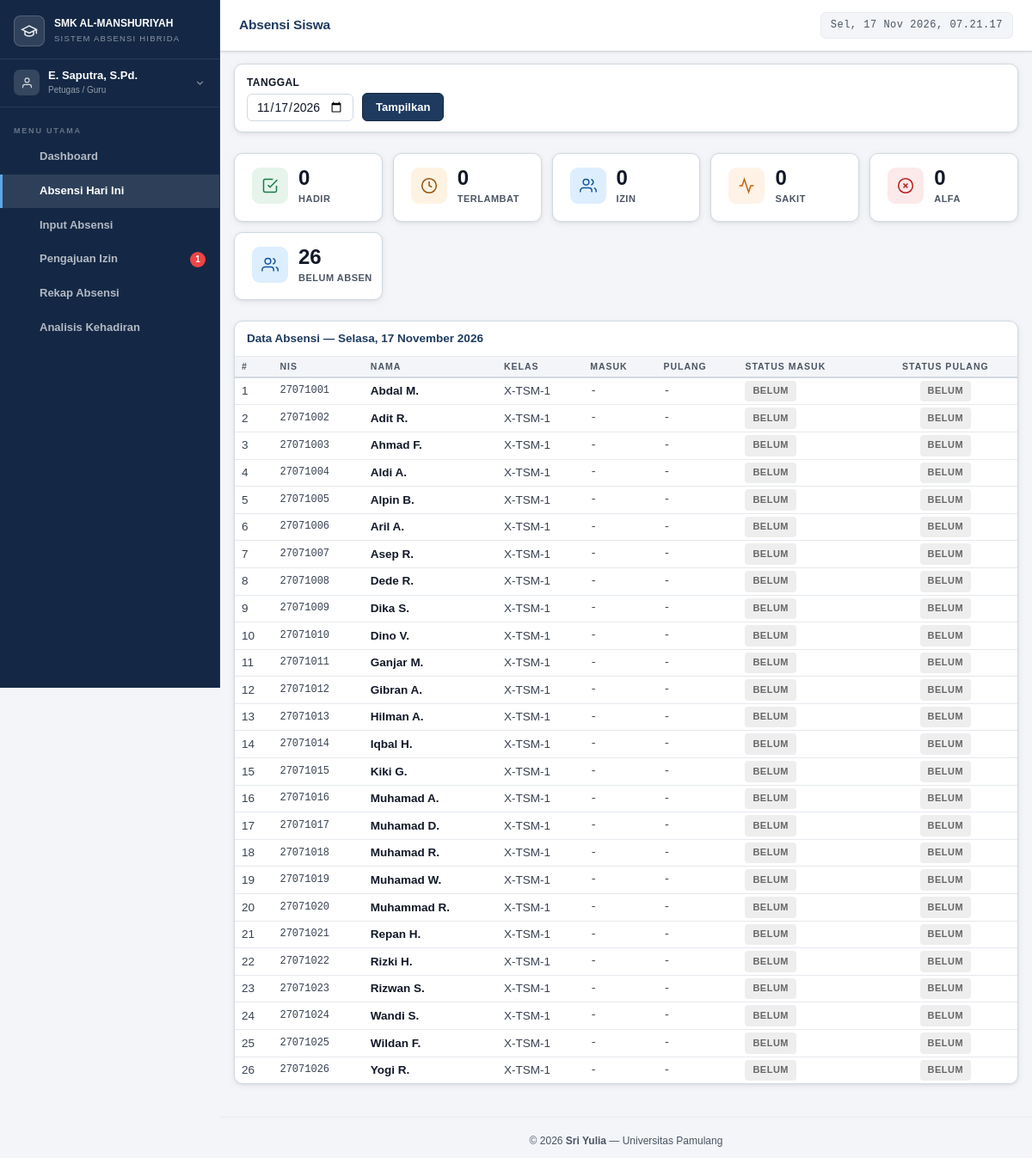
/petugas/absensi.php (signed in), run on the app's committed database.
### tables this page shows
CREATE TABLE `siswa` (
  `id` int(11) NOT NULL,
  `user_id` int(11) NOT NULL,
  `nis` varchar(20) NOT NULL,
  `nisn` varchar(20) DEFAULT NULL,
  `kelas_id` int(11) DEFAULT NULL,
  `nama_orang_tua` varchar(100) DEFAULT NULL,
  `no_hp_ortu` varchar(20) DEFAULT NULL,
  `alamat` text DEFAULT NULL,
  `tanggal_lahir` date DEFAULT NULL,
  `jenis_kelamin` enum('L','P') DEFAULT NULL,
  `created_at` timestamp NOT NULL DEFAULT current_timestamp(),
  `foto` varchar(255) DEFAULT NULL
);

CREATE TABLE `users` (
  `id` int(11) NOT NULL,
  `nama` varchar(100) NOT NULL,
  `email` varchar(100) NOT NULL,
  `password` varchar(255) NOT NULL,
  `role` enum('admin','petugas','siswa') NOT NULL,
  `no_hp` varchar(20) DEFAULT NULL,
  `kelas_id` int(11) DEFAULT NULL,
  `foto` varchar(255) DEFAULT NULL,
  `status` enum('aktif','nonaktif') DEFAULT 'aktif',
  `alasan_nonaktif` enum('lulus','keluar') DEFAULT NULL COMMENT 'lulus = masih bisa login, tidak bisa absen; keluar = tidak bisa login',
  `keterangan_nonaktif` varchar(255) DEFAULT NULL COMMENT 'Keterangan tambahan dari admin',
  `created_at` timestamp NOT NULL DEFAULT current_timestamp(),
  `updated_at` timestamp NOT NULL DEFAULT current_timestamp() ON UPDATE current_timestamp(),
  `must_change_password` tinyint(1) DEFAULT 1,
  `last_login` datetime DEFAULT NULL
);

CREATE TABLE `kelas` (
  `id` int(11) NOT NULL,
  `nama_kelas` varchar(20) NOT NULL,
  `jurusan` varchar(100) DEFAULT NULL,
  `tingkat` enum('X','XI','XII') NOT NULL,
  `wali_kelas_id` int(11) DEFAULT NULL,
  `created_at` timestamp NOT NULL DEFAULT current_timestamp()
);

### includes/config.php (called while the page is built, shortened)
<?php
require_once __DIR__ . '/functions.php';
function formatTanggal($tanggal)
{
    $hari = [
        'Minggu',
        'Senin',
        'Selasa',
        'Rabu',
        'Kamis',
        'Jumat',
        'Sabtu'
    ];
    $bulan = [
        '',
        'Januari',
        'Februari',
        'Maret',
        'April',
        'Mei',
        'Juni',
        'Juli',
        'Agustus',
        'September',
        'Oktober',
        'November',
        'Desember'
    ];
    $ts = strtotime($tanggal);
    return
        $hari[(int)date('w', $ts)] . ', ' .
        date('d', $ts) . ' ' .
        $bulan[(int)date('m', $ts)] . ' ' .
        date('Y', $ts);
}

### includes/functions.php (called while the page is built, shortened)
<?php
require_once __DIR__ . '/config.php';
function getPetugasKelasId(): int {
    if (isset($_SESSION['role']) && $_SESSION['role'] === 'petugas') {
        return (int)($_SESSION['kelas_id'] ?? 0);
    }
    return 0;
}

### petugas/absensi.php (the view, shortened to what this page needs)
<?php
require_once '../includes/config.php';
$today = date('Y-m-d');
$petugasKelasId = getPetugasKelasId();
if ($petugasKelasId) {
    $kelasFilter = $petugasKelasId;
} else {
    $kelasFilter = -1;
    $kelasList   = [];
}
$tglFilter   = $_GET['tanggal'] ?? $today;
$params = [$tglFilter];
$kelasWhere = '';
if ($kelasFilter) { $kelasWhere = 'AND s.kelas_id = ?'; $params[] = $kelasFilter; }
$stmtAbsen = $pdo->prepare("
    SELECT u.nama, k.nama_kelas, a.*, s.nis
    FROM siswa s
    JOIN users u ON s.user_id = u.id
    LEFT JOIN kelas k ON s.kelas_id = k.id
    LEFT JOIN absensi a ON s.id = a.siswa_id AND a.tanggal = ?
    WHERE u.status = 'aktif' $kelasWhere
    ORDER BY k.nama_kelas, u.nama
");
$stmtAbsen->execute($params);
$absensi = $stmtAbsen->fetchAll();
$stat = ['hadir'=>0,'terlambat'=>0,'izin'=>0,'sakit'=>0,'alfa'=>0,'belum'=>0];
foreach ($absensi as $a) {
    $s = $a['status_masuk'] ?? 'belum';
    if (isset($stat[$s])) $stat[$s]++;
    else $stat['belum']++;
}
require_once '../includes/header.php';
?>
<div class="card mb-3">
  <div class="card-body">
    <form method="GET" style="display:flex;gap:10px;flex-wrap:wrap;align-items:flex-end">
      <div class="form-group" style="margin-bottom:0">
        <label class="form-label">Tanggal</label>
        <input type="date" name="tanggal" class="form-control" value="<?=$tglFilter?>" max="<?=$today?>">
      </div>
      <button type="submit" class="btn btn-primary">Tampilkan</button>
    </form>
  </div>
</div>
<div class="stats-grid mb-3">
  <div class="stat-card"><div class="stat-icon green"><svg viewBox="0 0 24 24" fill="none" stroke="#1a7a45" stroke-width="1.8"><path d="M9 11l3 3L22 4"/><path d="M21 12v7a2 2 0 01-2 2H5a2 2 0 01-2-2V5a2 2 0 012-2h11"/></svg></div><div><div class="stat-value"><?=$stat['hadir']?></div><div class="stat-label">Hadir</div></div></div>
  <div class="stat-card"><div class="stat-icon yellow"><svg viewBox="0 0 24 24" fill="none" stroke="#92540e" stroke-width="1.8"><circle cx="12" cy="12" r="10"/><polyline points="12 6 12 12 16 14"/></svg></div><div><div class="stat-value"><?=$stat['terlambat']?></div><div class="stat-label">Terlambat</div></div></div>
  <div class="stat-card"><div class="stat-icon blue"><svg viewBox="0 0 24 24" fill="none" stroke="#1555a0" stroke-width="1.8"><path d="M17 21v-2a4 4 0 00-4-4H5a4 4 0 00-4 4v2"/><circle cx="9" cy="7" r="4"/><path d="M23 21v-2a4 4 0 00-3-3.87M16 3.13a4 4 0 010 7.75"/></svg></div><div><div class="stat-value"><?=$stat['izin']?></div><div class="stat-label">Izin</div></div></div>
  <div class="stat-card"><div class="stat-icon orange"><svg viewBox="0 0 24 24" fill="none" stroke="#c2610c" stroke-width="1.8"><path d="M22 12h-4l-3 9L9 3l-3 9H2"/></svg></div><div><div class="stat-value"><?=$stat['sakit']?></div><div class="stat-label">Sakit</div></div></div>
  <div class="stat-card"><div class="stat-icon red"><svg viewBox="0 0 24 24" fill="none" stroke="#b91c1c" stroke-width="1.8"><circle cx="12" cy="12" r="10"/><line x1="15" y1="9" x2="9" y2="15"/><line x1="9" y1="9" x2="15" y2="15"/></svg></div><div><div class="stat-value"><?=$stat['alfa']?></div><div class="stat-label">Alfa</div></div></div>
  <div class="stat-card"><div class="stat-icon blue"><svg viewBox="0 0 24 24" fill="none" stroke="#1555a0" stroke-width="1.8"><path d="M17 21v-2a4 4 0 00-4-4H5a4 4 0 00-4 4v2"/><circle cx="9" cy="7" r="4"/><path d="M23 21v-2a4 4 0 00-3-3.87M16 3.13a4 4 0 010 7.75"/></svg></div><div><div class="stat-value"><?=$stat['belum']?></div><div class="stat-label">Belum Absen</div></div></div>
</div>
<div class="card">
  <div class="card-header">
    <div class="card-title">Data Absensi — <?= formatTanggal($tglFilter) ?></div>
  </div>
  <div class="table-responsive">
    <table>
      <thead>
        <tr><th>#</th><th>NIS</th><th>Nama</th><th>Kelas</th><th>Masuk</th><th>Pulang</th><th>Status Masuk</th><th>Status Pulang</th></tr>
      </thead>
      <tbody>
        <?php if (empty($absensi)): ?>
        <tr><td colspan="8" class="text-center text-muted" style="padding:24px">Tidak ada data</td></tr>
        <?php else: ?>
        <?php foreach ($absensi as $i => $a): ?>
        <tr>
          <td><?=$i+1?></td>
          <td style="font-family:var(--font-mono);font-size:12px"><?=$a['nis']?></td>
          <td><strong><?= htmlspecialchars($a['nama']) ?></strong></td>
          <td><?= $a['nama_kelas']??'-' ?></td>
          <td style="font-family:var(--font-mono);font-size:13px"><?= $a['waktu_masuk']??'-' ?></td>
          <td style="font-family:var(--font-mono);font-size:13px"><?= $a['waktu_pulang']??'-' ?></td>
          <td><?= isset($a['status_masuk']) ? getStatusBadge($a['status_masuk']) : '<span class="badge" style="background:#eee;color:#666">Belum</span>' ?></td>
          <td><?= isset($a['status_pulang']) ? getStatusBadge($a['status_pulang']) : '<span class="badge" style="background:#eee;color:#666">Belum</span>' ?></td>
        </tr>
        <?php endforeach; ?>
        <?php endif; ?>
      </tbody>
    </table>
  </div>
</div>
<?php require_once '../includes/footer.php'; ?>

### data on the page
siswa: nis "27071001", user.nama "Abdal M.", kelas.nama_kelas "X-TSM-1", waktu_masuk "-", waktu_pulang "-"
siswa: nis "27071002", user.nama "Adit R.", kelas.nama_kelas "X-TSM-1", waktu_masuk "-", waktu_pulang "-"
siswa: nis "27071003", user.nama "Ahmad F.", kelas.nama_kelas "X-TSM-1", waktu_masuk "-", waktu_pulang "-"
siswa: nis "27071004", user.nama "Aldi A.", kelas.nama_kelas "X-TSM-1", waktu_masuk "-", waktu_pulang "-"
siswa: nis "27071005", user.nama "Alpin B.", kelas.nama_kelas "X-TSM-1", waktu_masuk "-", waktu_pulang "-"
siswa: nis "27071006", user.nama "Aril A.", kelas.nama_kelas "X-TSM-1", waktu_masuk "-", waktu_pulang "-"
siswa: nis "27071007", user.nama "Asep R.", kelas.nama_kelas "X-TSM-1", waktu_masuk "-", waktu_pulang "-"
siswa: nis "27071008", user.nama "Dede R.", kelas.nama_kelas "X-TSM-1", waktu_masuk "-", waktu_pulang "-"
siswa: nis "27071009", user.nama "Dika S.", kelas.nama_kelas "X-TSM-1", waktu_masuk "-", waktu_pulang "-"
siswa: nis "27071010", user.nama "Dino V.", kelas.nama_kelas "X-TSM-1", waktu_masuk "-", waktu_pulang "-"
siswa: nis "27071011", user.nama "Ganjar M.", kelas.nama_kelas "X-TSM-1", waktu_masuk "-", waktu_pulang "-"
siswa: nis "27071012", user.nama "Gibran A.", kelas.nama_kelas "X-TSM-1", waktu_masuk "-", waktu_pulang "-"
siswa: nis "27071013", user.nama "Hilman A.", kelas.nama_kelas "X-TSM-1", waktu_masuk "-", waktu_pulang "-"
siswa: nis "27071014", user.nama "Iqbal H.", kelas.nama_kelas "X-TSM-1", waktu_masuk "-", waktu_pulang "-"
siswa: nis "27071015", user.nama "Kiki G.", kelas.nama_kelas "X-TSM-1", waktu_masuk "-", waktu_pulang "-"
siswa: nis "27071016", user.nama "Muhamad A.", kelas.nama_kelas "X-TSM-1", waktu_masuk "-", waktu_pulang "-"
siswa: nis "27071017", user.nama "Muhamad D.", kelas.nama_kelas "X-TSM-1", waktu_masuk "-", waktu_pulang "-"
siswa: nis "27071018", user.nama "Muhamad R.", kelas.nama_kelas "X-TSM-1", waktu_masuk "-", waktu_pulang "-"
siswa: nis "27071019", user.nama "Muhamad W.", kelas.nama_kelas "X-TSM-1", waktu_masuk "-", waktu_pulang "-"
siswa: nis "27071020", user.nama "Muhammad R.", kelas.nama_kelas "X-TSM-1", waktu_masuk "-", waktu_pulang "-"
siswa: nis "27071021", user.nama "Repan H.", kelas.nama_kelas "X-TSM-1", waktu_masuk "-", waktu_pulang "-"
siswa: nis "27071022", user.nama "Rizki H.", kelas.nama_kelas "X-TSM-1", waktu_masuk "-", waktu_pulang "-"
siswa: nis "27071023", user.nama "Rizwan S.", kelas.nama_kelas "X-TSM-1", waktu_masuk "-", waktu_pulang "-"
siswa: nis "27071024", user.nama "Wandi S.", kelas.nama_kelas "X-TSM-1", waktu_masuk "-", waktu_pulang "-"
siswa: nis "27071025", user.nama "Wildan F.", kelas.nama_kelas "X-TSM-1", waktu_masuk "-", waktu_pulang "-"
siswa: nis "27071026", user.nama "Yogi R.", kelas.nama_kelas "X-TSM-1", waktu_masuk "-", waktu_pulang "-"

### other printed values
$nama "E. Saputra, S.Pd."
$item['label'] "Dashboard"
$item['label'] "Absensi Hari Ini"
$item['label'] "Input Absensi"
$item['label'] "Pengajuan Izin"
$badgeCounts[$item['href']] "1"
$item['label'] "Rekap Absensi"
$item['label'] "Analisis Kehadiran"
$pageTitle "Absensi Siswa"
$stat['hadir'] "0"
$stat['terlambat'] "0"
$stat['izin'] "0"
$stat['sakit'] "0"
$stat['alfa'] "0"
$stat['belum'] "26"
